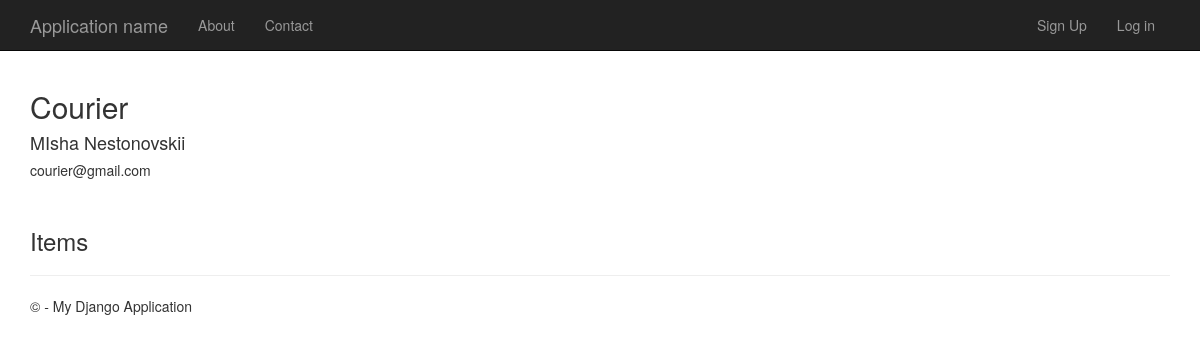
Screenshot of /users/account/11/ with the database file from the repository.
### users/models.py (models this page shows)
class User(AbstractUser):
    is_salesman = models.BooleanField(default=True)
    is_manager = models.BooleanField(default=False)
    is_courier = models.BooleanField(default=False)
    is_financeofficer = models.BooleanField(default=False)

### users/views.py (the view)
# urls.py: path("account/<user_id>/", views.account, name="account"),
def account(request, user_id):
    user2 = User.objects.get(pk=user_id)
    items = Item.objects.all()
    return render(request, 'account.html', {"items": items, 'user2': user2})

### users/templates/account.html (shortened to what this page needs)
{% extends "app/layout.html" %}
{% block content %}
<div>
    <br/>
    <h2>{{ user2.username }}</h2>
    <h4>{{ user2.first_name }} {{ user2.last_name }}</h4>
    <h5>{{ user2.email }}</h5>
    <br/>
    <h3>Items</h3>
</div>
{% endblock %}

### app/static/app/content/site.css (style rules this page uses)
body { padding-top: 50px; padding-bottom: 20px; }

### rows the page displays
User: username "Courier", first_name "MIsha", last_name "Nestonovskii", email "courier@gmail.com"
